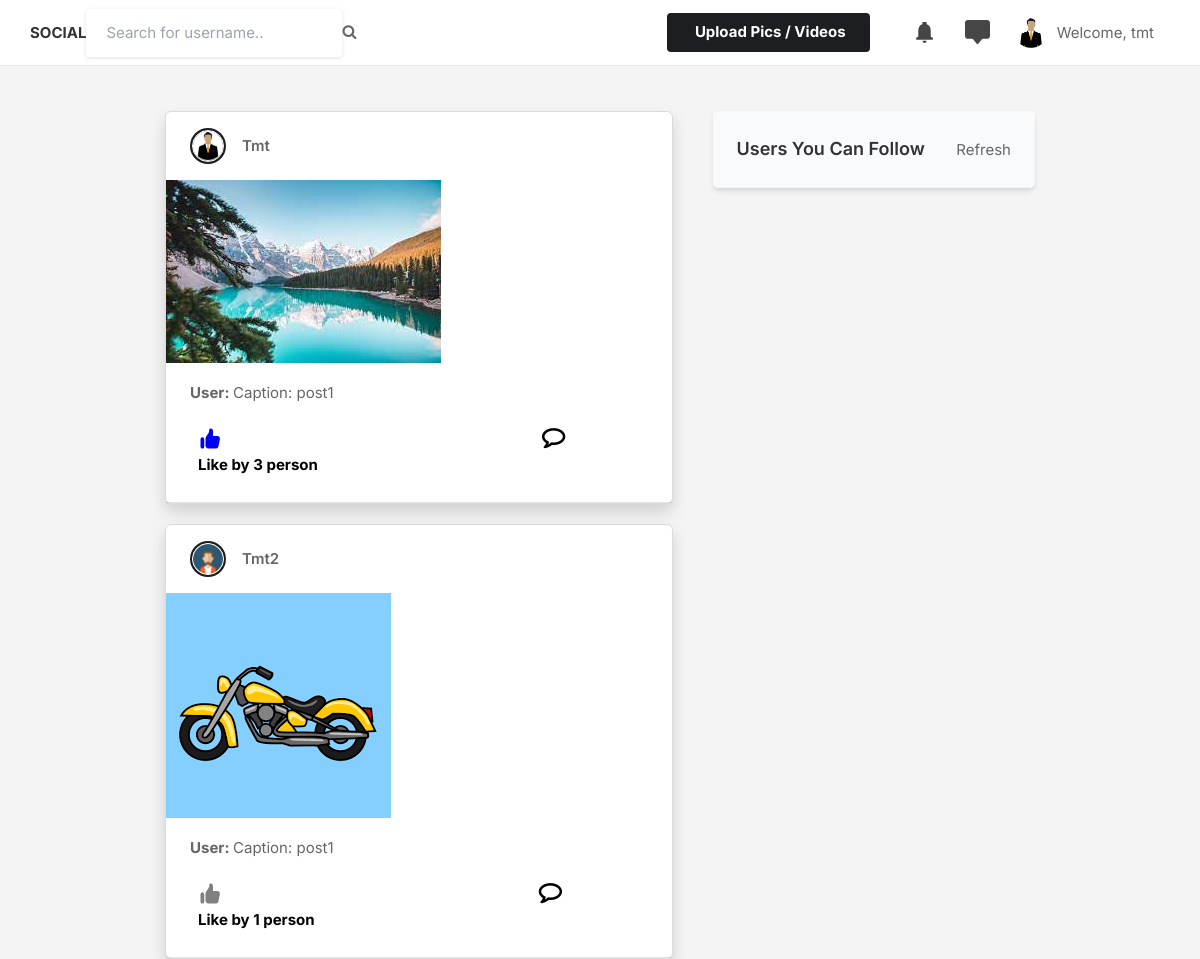
The app's page / (signed in) with its own data.
### core/models.py (models this page shows, shortened)
class Profile(models.Model):
    user = models.OneToOneField(User, on_delete=models.CASCADE)
    userId = models.IntegerField()
    userName = models.CharField(
        max_length=100, default="usernamedefaut", unique=True)
    bio = models.TextField(blank=True)
    profileimage = models.ImageField(
        upload_to="profile_images", default="defaultimg.jpg")
    location = models.CharField(max_length=100,  blank=True)
    indexes = [
        models.Index(fields=['userName', ]),
    ]

class Post(models.Model):
    id = models.UUIDField(primary_key=True, default=uuid.uuid4)
    profile = models.ForeignKey(
        Profile, on_delete=models.CASCADE, default=None, related_name="posts")
    image = models.ImageField(upload_to='post_images')
    caption = models.TextField()
    createdAt = models.DateTimeField(default=datetime.now())
    no_of_likes = models.IntegerField(default=0)
    no_of_comments = models.IntegerField(default=0)

### core/views.py (the view)
# urls.py: path("", views.index, name="index"),
@query_debugger
@login_required(login_url='signin')
def index(request):
    loggedUser = User.objects.get(username=request.user.username)
    loggedUserProfile = loggedUser.profile
    feed = []
    followingContactList = Contact.objects.filter(
        follower=loggedUserProfile).select_related("following")
    followingProfileSet = set()
    myPostList = loggedUserProfile.posts.all()
    myAvatarUrl = loggedUserProfile.profileimage.url
    for item in myPostList:
        dto = None
        likedPostUserIds = {
            li.profile.userId for li in LikePost.objects.filter(
                post=item).select_related("profile")}
        if request.user.id in likedPostUserIds:
            dto = {'postContent': item,
                   'postUserName': loggedUserProfile.userName,
                   'postAuthAvatar': myAvatarUrl, 'likeButtonColor': "blue"}
        else:
            dto = {'postContent': item,
                   'postUserName': loggedUserProfile.userName,
                   'postAuthAvatar': myAvatarUrl, 'likeButtonColor': "grey"}
        feed.append(dto)
    for followingContactI in followingContactList:
        followingProfile = followingContactI.following
        followingProfileSet.add(followingProfile)
        postListI = followingProfile.posts.all()
        avatar_url = followingProfile.profileimage.url
        postUserName = followingProfile.userName
        if (postListI):
            for item in postListI:
                dto = None
                likedPostUserIds = {
                    li.profile.userId for li in LikePost.objects.filter(
                        post=item).select_related("profile")}
                if request.user.id in likedPostUserIds:
                    dto = {'postContent': item,
                           'postUserName': postUserName,
                           'postAuthAvatar': avatar_url, 'likeButtonColor': "blue"}
                else:
                    dto = {'postContent': item,
                           'postUserName': postUserName,
                           'postAuthAvatar': avatar_url, 'likeButtonColor': "grey"}
                feed.append(dto)
    allProfile = Profile.objects.all()
    followingProfileSet.add(request.user.profile)
    sugList = [x for x in list(allProfile) if (
        x not in followingProfileSet)]
    return render(request, "index.html", {'userProfile': loggedUserProfile, 'data': feed, 'sugProfieList': sugList})

### templates/index.html (shortened to what this page needs)
{% load static %}
<!DOCTYPE html>
<html lang="en">
  <head>
    <link
      rel="stylesheet"
      href="https://cdnjs.cloudflare.com/ajax/libs/font-awesome/4.7.0/css/font-awesome.css"
    />
    <link
      rel="stylesheet"
      href="https://cdn.jsdelivr.net/npm/bootstrap@4.6.2/dist/css/bootstrap.min.css"
    />
    <link rel="stylesheet" href="{% static 'assets/css/icons.css' %}" />
    <link rel="stylesheet" href="{% static 'assets/css/uikit.css' %}" />
    <link rel="stylesheet" href="{% static 'assets/css/style.css' %}" />
    <link rel="stylesheet" href="{% static 'assets/css/tailwind.css' %}" />
    <link rel="stylesheet" href="{% static 'css/coreindex.css' %}" />
  </head>
  <body>
    <header>
      <div class="header_inner">
        <form method="post" action="/search">
          <div class="left-side">
            <div id="logo" class="-hidden@s">
              <a href="/">
                <b><h1 style="text-transform: uppercase">Social</h1></b>
              </a>
            </div>
            <input
              type="text"
              name="nameOfUser"
              placeholder="Search for username.."
            />
            <button type="submit"><i class="fa fa-search fa-1x"></i></button>
          </div>
        </form>
        <div class="right-side lg:pr-4">
          <a
            href="#"
            class="bg-pink-500 flex font-bold hidden hover:bg-pink-600 hover:text-white inline-block items-center lg:block max-h-10 mr-4 px-4 py-2 rounded shado text-white"
            style="display: flex"
          >
            Upload Pics / Videos
          </a>
          <a href="#" class="header-links-item">
          </a>
          <a href="#" class="header-links-item">
          </a>
          <a href="#">
            <img
              src="{{userProfile.profileimage.url}}"
              class="header-avatar"
              alt=""
            />
          </a>
          {% if user.is_authenticated %}
          <div style="margin-left: 10px">
            <p>Welcome, {{ user.get_username }}</p>
            {% else %}
            <a href="/signin">Signin</a>
            <a href="/signup">SignUP</a>
            {% endif %}
          </div>
        </div>
      </div>
    </header>
    <div class="container m-auto">
      <div class="lg:flex justify-center lg:space-x-10 lg:space-y-0 space-y-5">
        <div class="space-y-5 flex-shrink-0 lg:w-7/12">
          {% for item in data %}
          <div
            class="bg-white shadow rounded-md -mx-2 lg:mx-0"
            style="border: 1px #dbdbdb solid"
          >
            <div class="flex justify-between items-center px-4 py-3">
              <div class="flex flex-1 items-center space-x-4">
                <a href="/profile/{{item.postUserName}}">
                  <div
                    class="bg-gradient-to-tr from-yellow-600 to-pink-600 p-0.5 rounded-full"
                  >
                    {% if item.postAuthAvatar %}
                    <img
                      src="{{item.postAuthAvatar}}"
                      class="bg-gray-200 border border-white rounded-full w-8 h-8"
                    />
                    {% endif %}
                  </div>
                </a>
                <span class="block capitalize font-semibold">
                  {{item.postUserName}}
                </span>
              </div>
              <div>
                <a href="#">
                  <i
                    class="icon-feather-more-horizontal text-2xl hover:bg-gray-200 rounded-full p-2 transition -mr-1"
                  ></i>
                </a>
              </div>
            </div>
            <div uk-lightbox>
              <a href="{{item.postContent.image.url}}">
                <img src="{{item.postContent.image.url}}" alt="" />
              </a>
            </div>
            <div
              id="{{item.postContent.id}}"
              class="py-3 px-4 space-y-3 post-action"
            >
              <p>
                <a href="/profile/{{item.postContent.userName}}"
                  ><strong>User: {{item.postContent.userName}} </strong>Caption:
                  {{item.postContent.caption}}
                </a>
              </p>
              <div class="flex space-x-4 lg:font-bold">
                <div class="flex space-x-2">
                  <span class="p-2 rounded-full text-black likePost">
                    <svg
                      xmlns="http://www.w3.org/2000/svg"
                      viewBox="0 0 20 20"
                      fill="{{item.likeButtonColor}}"
                      width="25"
                      height="25"
                      class="likeSvg"
                    >
                      <path
                        d="M2 10.5a1.5 1.5 0 113 0v6a1.5 1.5 0 01-3 0v-6zM6 10.333v5.43a2 2 0 001.106 1.79l.05.025A4 4 0 008.943 18h5.416a2 2 0 001.962-1.608l1.2-6A2 2 0 0015.56 8H12V4a2 2 0 00-2-2 1 1 0 00-1 1v.667a4 4 0 01-.8 2.4L6.8 7.933a4 4 0 00-.8 2.4z"
                      />
                    </svg>
                    {% if item.postContent.no_of_likes != 0 %}
                    <p class="likeCountP">
                      Like by
                      <span class="likeCountSpan"
                        >{{item.postContent.no_of_likes}}</span
                      >
                      person
                    </p>
                    {% endif %}
                  </span>
                  <span class="p-2 rounded-full text-black commentShowBtn"
                    ><i
                      class="fa fa-comment-o"
                      style="
                        font-size: 1.4rem;
                        font-weight: bold;
                        margin-left: 200px;
                      "
                      aria-hidden="true"
                    ></i>
                  </span>
                </div>
              </div>
            </div>
            <hr />
          </div>
          {% endfor%}
        </div>
        <div class="lg:w-5/12">
          <div class="bg-white shadow-md rounded-md overflow-hidden">
            <div
              class="bg-gray-50 border-b border-gray-100 flex items-baseline justify-between py-4 px-6"
            >
              <h2 class="font-semibold text-lg">Users You Can Follow</h2>
              <a href="#"> Refresh</a>
            </div>
          </div>
        </div>
      </div>
    </div>
  </body>
</html>

### static/assets/css/style.css (style rules this page uses)
body { background-color: #f4f4f4!important; }
button { vertical-align: middle; }
input { height: 48px; line-height: 48px; padding: 0 20px; outline: none; font-size: 15px; color: #808080; max-width: 100%; width: 100%; -webkit-box-sizing: border-box; box-sizing: border-box; display: block; font-weight: 400; opacity: 1; border-radius: 4px; border: none; -webkit-box-shadow: 0 1px 4px 0px rgba(0, 0, 0, 0.12); box-shadow: 0 1px 4px 0px rgba(0, 0, 0, 0.12); }
input[type="text"], input[type="password"], input[type="email"], input[type="number"] { height: 48px; line-height: 48px; padding: 0 20px; outline: none; font-size: 15px; color: #808080; max-width: 100%; width: 100%; -webkit-box-sizing: border-box; box-sizing: border-box; display: block; font-weight: 400; opacity: 1; border-radius: 4px; border: none; -webkit-box-shadow: 0 1px 4px 0px rgba(0, 0, 0, 0.12); box-shadow: 0 1px 4px 0px rgba(0, 0, 0, 0.12); }
input { -webkit-transition: all 0.1s ease-in-out; transition: all 0.1s ease-in-out; }
::placeholder { color: #808080; opacity: 1; }
button { border: none; margin: 0; padding: 0; width: auto; overflow: visible; background: transparent; color: inherit; font: inherit; line-height: normal; cursor: pointer; }
a { -webkit-transition: 0.3s; transition: 0.3s; outline: none !important; }
button { outline: none !important; }
img { max-width: 100%; }
body { color: #666; font-size: 15px; line-height: 27px; background-color: #f0f2f5; font-family: "Inter", sans-serif; text-transform: none; }
body p { font-size: 15px; line-height: 27px; }
h1, h2, h3, h4, h5, h6 { font-family: "Inter", sans-serif; text-transform: none; }
input[type="text"], input[type="password"], input[type="email"] { font-family: "Inter", sans-serif; text-transform: none; }
button, body .pac-container { font-family: "Inter", sans-serif; text-transform: none; }
h1, h2, h3, h4, h5, h6 { color: #333; font-weight: 500; margin: 0; padding: 0; }
h1 { font-size: 32px; }
h2 { font-size: 26px; }
b, strong { font-weight: 700 !important; }
@media (min-width: 1024px) { .container { max-width: 900px !important; padding-top: 45px; } }
header { background-color: #fff; left: 0; right: 0; top: 0; z-index: 99; height: 66px; display: -webkit-box; display: -ms-flexbox; display: flex; -webkit-box-align: center; -ms-flex-align: center; align-items: center; border-bottom: 1px solid #e5e7eb; }
header .header_inner { display: -webkit-box; display: -ms-flexbox; display: flex; -webkit-box-align: center; -ms-flex-align: center; align-items: center; max-width: 1090px; margin: auto; width: 100%; max-width: 100% !important; padding: 8px 30px; }
header .header_inner .left-side { display: -webkit-box; display: -ms-flexbox; display: flex; -webkit-box-align: center; -ms-flex-align: center; align-items: center; }
header .header_inner .right-side { display: -webkit-box; display: -ms-flexbox; display: flex; -webkit-box-align: center; -ms-flex-align: center; align-items: center; -webkit-box-pack: end; -ms-flex-pack: end; justify-content: flex-end; margin-left: auto; }
header .header_inner .right-side .header-links-item { padding: 10px; margin-left: 8px; }
header .header_inner .right-side .header-links-item svg { width: 25px; height: 25px; color: #464646; }
header .header_inner .right-side .header-avatar { width: 32px; height: 32px; border-radius: 100%; margin-left: 15px; }

### static/css/coreindex.css (style rules this page uses)
* { box-sizing: border-box; }

### records on screen
Profile: profileimage (picture)
Post: shows a picture, postUserName "Tmt", postContent.image (picture), postContent.caption "post1", postContent.no_of_likes "3"
Post: shows a picture, postUserName "Tmt2", postContent.image (picture), postContent.caption "post1", postContent.no_of_likes "1"

### other values on screen
{{ user.get_username }} "tmt"
